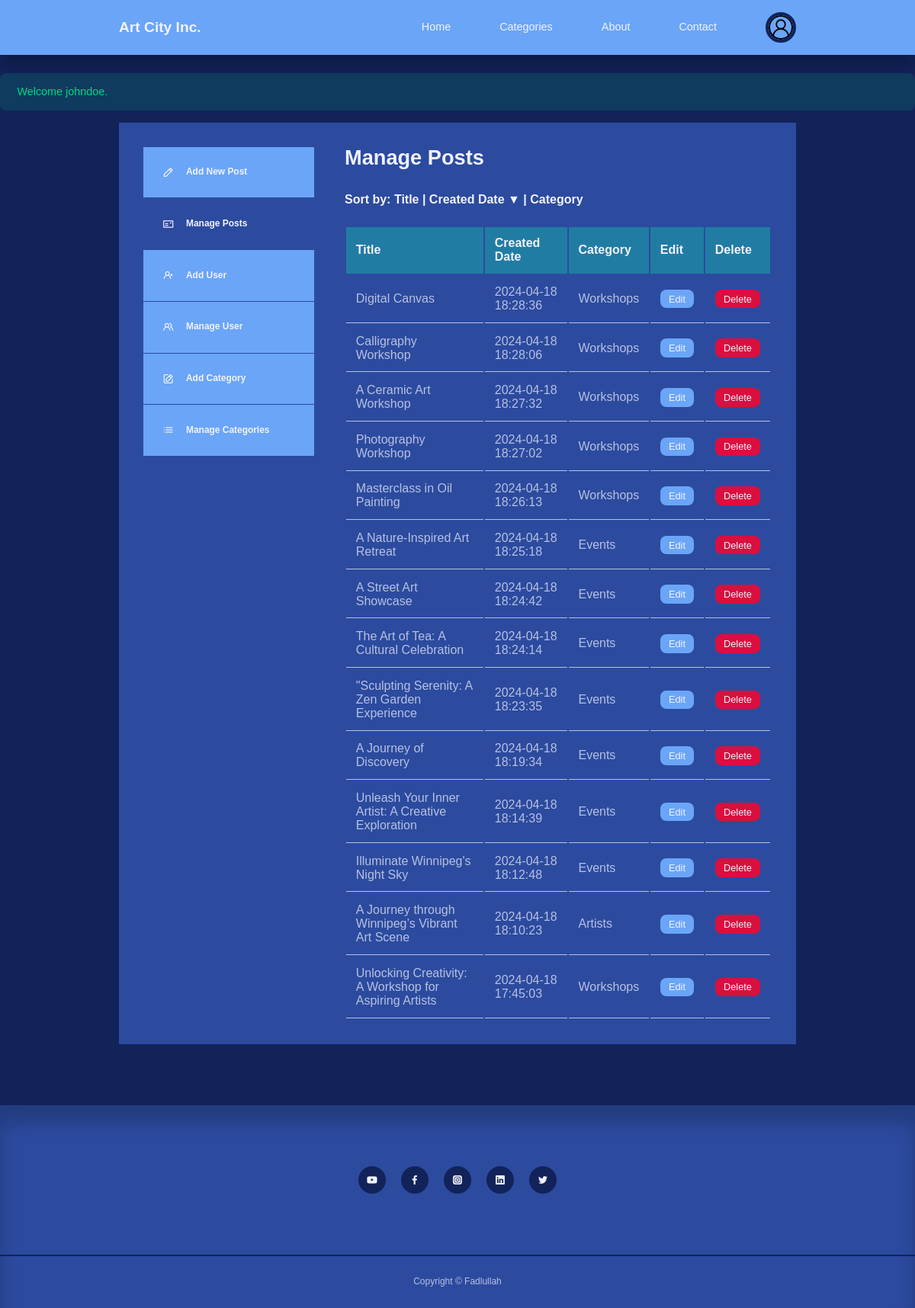
/dashboard.php (signed in), run on the app's committed database.
### tables this page shows
CREATE TABLE `artcityposts` (
  `id` int(11) UNSIGNED NOT NULL,
  `title` varchar(255) NOT NULL,
  `content` text NOT NULL,
  `thumbnail` varchar(255) DEFAULT NULL,
  `created_date` timestamp NOT NULL DEFAULT current_timestamp(),
  `category_id` int(11) UNSIGNED DEFAULT NULL,
  `author_id` int(11) UNSIGNED NOT NULL,
  `is_featured` int(1) NOT NULL
);

CREATE TABLE `artcitycategories` (
  `id` int(11) UNSIGNED NOT NULL,
  `title` varchar(25) NOT NULL,
  `description` varchar(255) NOT NULL
);

### dashboard.php (the view, shortened to what this page needs)
<?php
include('header.php');
$query_all_posts = "SELECT p.id, p.title, p.created_date, c.title AS category_title
                    FROM artcityposts p
                    JOIN artcitycategories c ON p.category_id = c.id";
$sort_by = isset($_GET['sort']) ? $_GET['sort'] : 'created_date';
$sort_direction = isset($_GET['dir']) && $_GET['dir'] === 'acs' ? 'ASC' : 'DESC';
$valid_sort_columns = ['title', 'created_date', 'category_title'];
if (in_array($sort_by, $valid_sort_columns)) {
    $query_all_posts .= " ORDER BY $sort_by $sort_direction";
}
$all_posts_stmt = $db->query($query_all_posts);
$all_posts = $all_posts_stmt->fetchAll(PDO::FETCH_ASSOC);
?>
<!DOCTYPE html>
<html lang="en">
<head>
    <link rel="stylesheet" href="main.css?v=<?php echo time(); ?>">
</head>
<body>
    <section class="dashboard">
        <?php if (isset($_SESSION['success'])) :
        ?>
            <div class="alert__message success">
                <p><?= $_SESSION['success']; ?></p>
            </div>
        <?php endif ?>
        <div class="container dashboard__container">
            <aside>
                <ul>
                    <li>
                        <a href="new-post.php"><i class="uil uil-pen"></i>
                            <h5>Add New Post</h5>
                        </a>
                    </li>
                    <li>
                        <a href="dashboard.php" class="active"><i class="uil uil-postcard"></i>
                            <h5>Manage Posts</h5>
                        </a>
                    </li>
                    <?php if (isset($_SESSION['user_is_admin'])) : ?>
                        <li>
                            <a href="add-user.php"><i class="uil uil-user-plus"></i>
                                <h5>Add User</h5>
                            </a>
                        </li>
                        <li>
                            <a href="manage-users.php"><i class="uil uil-users-alt"></i>
                                <h5>Manage User</h5>
                            </a>
                        </li>
                        <li>
                            <a href="add-category.php"><i class="uil uil-edit"></i>
                                <h5>Add Category</h5>
                            </a>
                        </li>
                        <li>
                            <a href="manage-categories.php"><i class="uil uil-list-ul"></i>
                                <h5>Manage Categories</h5>
                            </a>
                        </li>
                    <?php endif; ?>
                </ul>
            </aside>
            <main>
                <h2>Manage Posts</h2>
                <h4>Sort by:
                    <a href="?sort=title&dir=<?php echo ($sort_by === 'title' && $sort_direction === 'ASC') ? 'desc' : 'asc'; ?>" <?php if ($sort_by === 'title') echo 'class="active"'; ?>>
                        Title <?php if ($sort_by === 'title') echo ($sort_direction === 'ASC') ? '&#9650;' : '&#9660;'; ?>
                    </a> |
                    <a href="?sort=created_date&dir=<?php echo ($sort_by === 'created_date' && $sort_direction === 'ASC') ? 'desc' : 'asc'; ?>" <?php if ($sort_by === 'created_date') echo 'class="active"'; ?>>
                        Created Date <?php if ($sort_by === 'created_date') echo ($sort_direction === 'ASC') ? '&#9650;' : '&#9660;'; ?>
                    </a> |
                    <a href="?sort=category_title&dir=<?php echo ($sort_by === 'category_title' && $sort_direction === 'ASC') ? 'desc' : 'asc'; ?>" <?php if ($sort_by === 'category_title') echo 'class="active"'; ?>>
                        Category <?php if ($sort_by === 'category_title') echo ($sort_direction === 'ASC') ? '&#9650;' : '&#9660;'; ?>
                    </a>
                </h4><br>
                <?php if (isset($no_post_message)) : ?>
                    <div class="alert__message error">
                        <p><?= $no_post_message; ?></p>
                    </div>
                <?php else : ?>
                    <table>
                        <thead>
                            <tr>
                                <th>Title</th>
                                <th>Created Date</th>
                                <th>Category</th>
                                <th>Edit</th>
                                <th>Delete</th>
                            </tr>
                        </thead>
                        <tbody>
                            <?php if (isset($_SESSION['user_is_admin'])) : ?>
                                <?php foreach ($all_posts as $post) : ?>
                                    <tr>
                                        <td><?= $post['title']; ?></td>
                                        <td><?= $post['created_date']; ?></td>
                                        <td><?= $post['category_title']; ?></td>
                                        <td><a href="edit-post.php?id=<?= $post['id'] ?>" class="btn sm">Edit</a></td>
                                        <td><a href="delete-post.php?id=<?= $post['id'] ?>" class="btn sm danger">Delete</a></td>
                                    </tr>
                                <?php endforeach; ?>
                            <?php endif; ?>
                        </tbody>
                    </table>
                <?php endif; ?>
            </main>
        </div>
    </section>
    <footer>
        <div class="footer__socials">
            <a href="https://youtube.com" target="_blank"><i class="uil uil-youtube"></i></a>
            <a href="https://facebook.com" target="_blank"><i class="uil uil-facebook-f"></i></a>
            <a href="https://instagram.com" target="_blank"><i class="uil uil-instagram-alt"></i></a>
            <a href="https://linkedin.com" target="_blank"><i class="uil uil-linkedin"></i></a>
            <a href="https://twitter.com" target="_blank"><i class="uil uil-twitter"></i></a>
        </div>
        <div class="footer__copyright">
            <small>Copyright &copy; Fadlullah</small>
        </div>
    </footer>
</body>
</html>

### main.css (style rules this page uses)
:root { --color-primary: #6aa5f8; --color-primary-light: hsla(186, 75%, 62%, 0.18); --color-primary-variant: #44b3ee; --color-red: #da0f3f; --color-red-light: hsl(346, 87%, 46%, 15%); --color-green: #03d782; --color-green-light: hsl(156, 100%, 38%, 15%); --color-gray-900: #2c4b9f; --color-gray-700: #217ca3; --color-gray-300: rgba(242, 242, 254, 0.3); --color-gray-200: rgba(242, 242, 254, 0.7); --color-white: #f2f2fe; --color-bg: #12235a; --transition: all 300ms ease; --container-width-lg: 74%; --container-width-md: 88%; --form-width: 40%; --card-border-radius-1: 0.3rem; --card-border-radius-2: 0.5rem; --card-border-radius-3: 0.8rem; --card-border-radius-4: 2rem; --card-border-radius-5: 5rem; }
* { margin: 0; padding: 0; outline: 0; border: 0; list-style: none; text-decoration: none; box-sizing: border-box; }
body { font-family: "Montserrat", sans-serif; line-height: 1.6; color: var(--color-gray-200); overflow-x: hidden; background: var(--color-bg); font-size: 0.9rem; }
.container { width: var(--container-width-lg); max-width: 1800px; margin-inline: auto; }
section { margin-top: 3rem; width: 100vw; }
h1, h2, h3, h4, h5 { color: var(--color-white); line-height: 1.3; }
h2 { font-size: 1.7rem; margin: 1rem 0; }
h4 { font-size: 1rem; }
a { color: var(--color-white); transition: var(--transition); }
footer { background: var(--color-gray-900); padding: 5rem 0 0; box-shadow: inset 0 1.5rem 1.5rem rgba(0, 0, 0, 0.2); }
.footer__socials { margin-inline: auto; width: fit-content; margin-bottom: 5rem; display: flex; justify-content: space-between; align-items: center; gap: 1.2rem; }
.footer__socials a { background: var(--color-bg); border-radius: 50%; width: 2.3rem; height: 2.3rem; display: flex; align-items: center; justify-content: center; }
.footer__copyright { text-align: center; padding: 1.5rem 0; border-top: 2px solid var(--color-bg); margin-top: 4rem; }
.btn { display: inline-block; width: fit-content; padding: 0.6rem 1.2rem; background-color: var(--color-primary); border-radius: var(--card-border-radius-2); cursor: pointer; transition: var(--transition); color: var(--color-white); }
.btn.sm { padding: 0.3rem 0.7rem; font-size: 0.8rem; }
.btn.danger { background: var(--color-red); }
.alert__message { padding: 0.8rem 1.4rem; margin-bottom: 1rem; border-radius: var(--card-border-radius-2); }
.alert__message.success { background: var(--color-green-light); color: var(--color-green); }
.dashboard { margin-top: 6rem; }
.dashboard__container { display: grid; grid-template-columns: 14rem auto; gap: 1rem; background: var(--color-gray-900); padding: 2rem; margin-bottom: 5rem; }
.dashboard aside a { background-color: var(--color-primary); display: flex; gap: 1rem; align-items: center; padding: 1.6rem; }
.dashboard aside ul li:not(:last-child) a { border-bottom: 1px solid var(--color-gray-900); }
.dashboard aside a.active { background-color: var(--color-gray-900); }
.dashboard main { margin-left: 1.5rem; }
.dashboard main h2 { margin: 0 0 2rem 0; line-height: 1; }
.dashboard main table { width: 100%; text-align: left; }
.dashboard main table th { background: var(--color-gray-700); padding: 0.8rem; color: var(--color-white); }
.dashboard main table td { padding: 0.8rem; border-bottom: 1px solid var(--color-gray-200); }

### data on the page
artcityposts: title "Digital Canvas", created_date "2024-04-18 18:28:36", category.title "Workshops"
artcityposts: title "Calligraphy Workshop", created_date "2024-04-18 18:28:06", category.title "Workshops"
artcityposts: title "A Ceramic Art Workshop", created_date "2024-04-18 18:27:32", category.title "Workshops"
artcityposts: title "Photography Workshop", created_date "2024-04-18 18:27:02", category.title "Workshops"
artcityposts: title "Masterclass in Oil Painting", created_date "2024-04-18 18:26:13", category.title "Workshops"
artcityposts: title "A Nature-Inspired Art Retreat", created_date "2024-04-18 18:25:18", category.title "Events"
artcityposts: title "A Street Art Showcase", created_date "2024-04-18 18:24:42", category.title "Events"
artcityposts: title "The Art of Tea: A Cultural Celebration", created_date "2024-04-18 18:24:14", category.title "Events"
artcityposts: title "\"Sculpting Serenity: A Zen Garden Experience", created_date "2024-04-18 18:23:35", category.title "Events"
artcityposts: title "A Journey of Discovery", created_date "2024-04-18 18:19:34", category.title "Events"
artcityposts: title "Unleash Your Inner Artist: A Creative Exploration", created_date "2024-04-18 18:14:39", category.title "Events"
artcityposts: title "Illuminate Winnipeg's Night Sky", created_date "2024-04-18 18:12:48", category.title "Events"
artcityposts: title "A Journey through Winnipeg’s Vibrant Art Scene", created_date "2024-04-18 18:10:23", category.title "Artists"
artcityposts: title "Unlocking Creativity: A Workshop for Aspiring Artists", created_date "2024-04-18 17:45:03", category.title "Workshops"

### other printed values
$_SESSION['success'] "Welcome johndoe."
